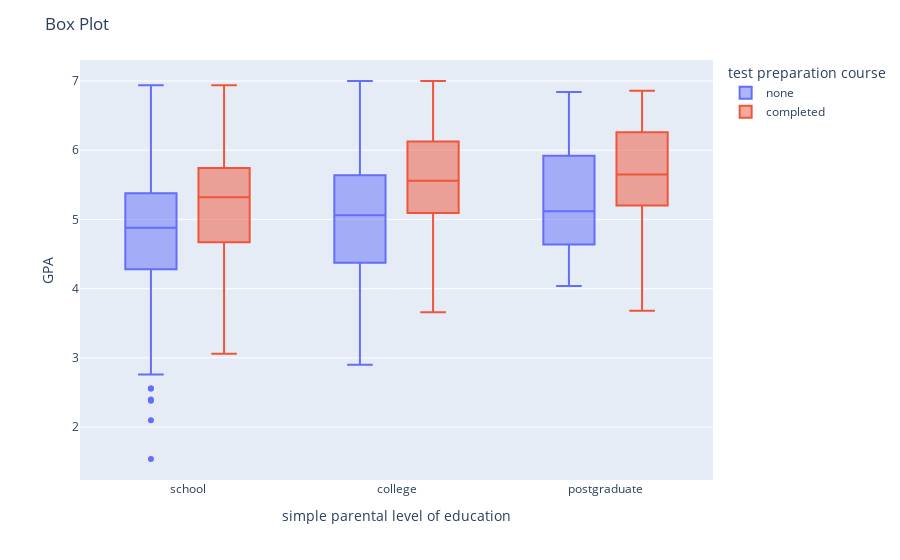

The notebook cell saved with this chart:
### Markdown cell above
Genere dos visualizaciones extras que encuentre interesantes (y no triviales) con estos datos y explique sus resultados. Agrupe los atributos que estime convenientes.


**To-Do:**
- [ ] Generar dos nuevas visualizaciones con los datos y explicar que están representando.


> **NOTA: No utilice historia ni ciencias, son notas generadas aleatoriamente.**

### Code cell
# crear boxplot de test preparation course y GDA, categorizando por parental level of education

fig = px.box(df_grades, x='simple parental level of education', y='GPA', color='test preparation course')
fig.update_layout(title='Box Plot')
fig.show()

### Figure 1 — Plotly figure (JSON) as saved in the notebook; plotly's stock layout.template omitted (floating-point values rounded to 4 significant figures; data arrays with more than 128 entries replaced by an {"elided": "..."} marker saying what was removed)
{"data": [{"alignmentgroup": "True", "hovertemplate": "test preparation course=none<br>simple parental level of education=%{x}<br>GPA=%{y}<extra></extra>", "legendgroup": "none", "marker": {"color": "#636efa"}, "name": "none", "notched": false, "offsetgroup": "none", "orientation": "v", "showlegend": true, "type": "box", "x": {"elided": "563 str values"}, "x0": " ", "xaxis": "x", "y": {"elided": "563 float values"}, "y0": " ", "yaxis": "y"}, {"alignmentgroup": "True", "hovertemplate": "test preparation course=completed<br>simple parental level of education=%{x}<br>GPA=%{y}<extra></extra>", "legendgroup": "completed", "marker": {"color": "#EF553B"}, "name": "completed", "notched": false, "offsetgroup": "completed", "orientation": "v", "showlegend": true, "type": "box", "x": {"elided": "312 str values"}, "x0": " ", "xaxis": "x", "y": {"elided": "312 float values"}, "y0": " ", "yaxis": "y"}], "layout": {"boxmode": "group", "legend": {"title": {"text": "test preparation course"}, "tracegroupgap": 0}, "margin": {"t": 60}, "title": {"text": "Box Plot"}, "xaxis": {"anchor": "y", "domain": [0, 1], "title": {"text": "simple parental level of education"}}, "yaxis": {"anchor": "x", "domain": [0, 1], "title": {"text": "GPA"}}}}
